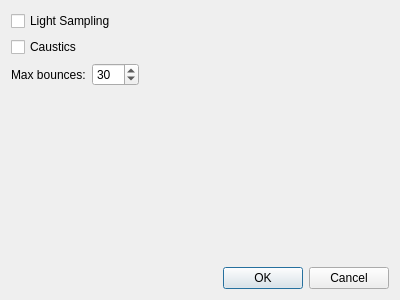
<?xml version="1.0" encoding="UTF-8"?>
<ui version="4.0">
 <class>Dialog</class>
 <widget class="QDialog" name="Dialog">
  <property name="geometry">
   <rect>
    <x>0</x>
    <y>0</y>
    <width>400</width>
    <height>300</height>
   </rect>
  </property>
  <property name="windowTitle">
   <string>Dialog</string>
  </property>
  <layout class="QVBoxLayout" name="verticalLayout">
   <item>
    <widget class="QCheckBox" name="checkBoxLightSampling">
     <property name="text">
      <string>Light Sampling</string>
     </property>
    </widget>
   </item>
   <item>
    <widget class="QCheckBox" name="checkBoxCaustics">
     <property name="text">
      <string>Caustics</string>
     </property>
    </widget>
   </item>
   <item>
    <layout class="QHBoxLayout" name="horizontalLayout">
     <item>
      <widget class="QLabel" name="label">
       <property name="text">
        <string>Max bounces:</string>
       </property>
      </widget>
     </item>
     <item>
      <widget class="QSpinBox" name="spinBoxBounces">
       <property name="minimum">
        <number>0</number>
       </property>
       <property name="maximum">
        <number>200</number>
       </property>
       <property name="value">
        <number>30</number>
       </property>
      </widget>
     </item>
     <item>
      <spacer name="horizontalSpacer">
       <property name="orientation">
        <enum>Qt::Horizontal</enum>
       </property>
       <property name="sizeHint" stdset="0">
        <size>
         <width>40</width>
         <height>20</height>
        </size>
       </property>
      </spacer>
     </item>
    </layout>
   </item>
   <item>
    <spacer name="verticalSpacer">
     <property name="orientation">
      <enum>Qt::Vertical</enum>
     </property>
     <property name="sizeHint" stdset="0">
      <size>
       <width>20</width>
       <height>190</height>
      </size>
     </property>
    </spacer>
   </item>
   <item>
    <widget class="QDialogButtonBox" name="buttonBox">
     <property name="orientation">
      <enum>Qt::Horizontal</enum>
     </property>
     <property name="standardButtons">
      <set>QDialogButtonBox::Cancel|QDialogButtonBox::Ok</set>
     </property>
    </widget>
   </item>
  </layout>
 </widget>
 <resources/>
 <connections>
  <connection>
   <sender>buttonBox</sender>
   <signal>accepted()</signal>
   <receiver>Dialog</receiver>
   <slot>accept()</slot>
   <hints>
    <hint type="sourcelabel">
     <x>248</x>
     <y>254</y>
    </hint>
    <hint type="destinationlabel">
     <x>157</x>
     <y>274</y>
    </hint>
   </hints>
  </connection>
  <connection>
   <sender>buttonBox</sender>
   <signal>rejected()</signal>
   <receiver>Dialog</receiver>
   <slot>reject()</slot>
   <hints>
    <hint type="sourcelabel">
     <x>316</x>
     <y>260</y>
    </hint>
    <hint type="destinationlabel">
     <x>286</x>
     <y>274</y>
    </hint>
   </hints>
  </connection>
 </connections>
</ui>
